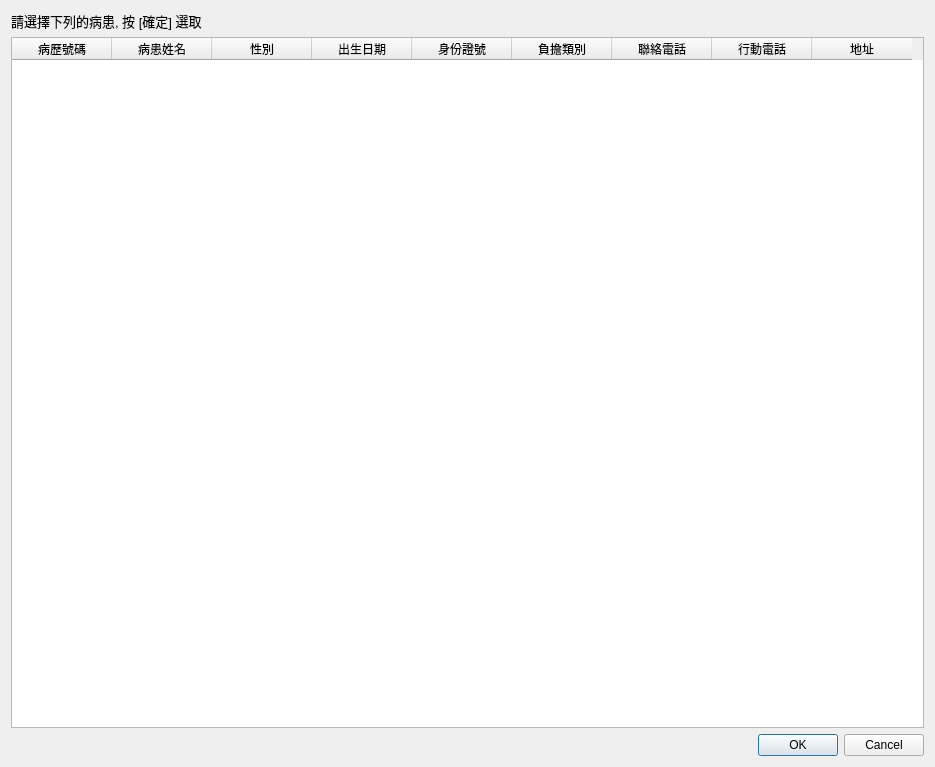
<?xml version="1.0" encoding="UTF-8"?>
<ui version="4.0">
 <class>Dialog_patient</class>
 <widget class="QDialog" name="Dialog_patient">
  <property name="geometry">
   <rect>
    <x>0</x>
    <y>0</y>
    <width>935</width>
    <height>767</height>
   </rect>
  </property>
  <property name="windowTitle">
   <string>病患選擇</string>
  </property>
  <layout class="QVBoxLayout" name="verticalLayout">
   <item>
    <widget class="QLabel" name="label">
     <property name="font">
      <font>
       <pointsize>10</pointsize>
       <weight>50</weight>
       <bold>false</bold>
      </font>
     </property>
     <property name="text">
      <string>請選擇下列的病患, 按 [確定] 選取</string>
     </property>
    </widget>
   </item>
   <item>
    <widget class="QTableWidget" name="tableWidget_patient_list">
     <property name="selectionMode">
      <enum>QAbstractItemView::SingleSelection</enum>
     </property>
     <property name="selectionBehavior">
      <enum>QAbstractItemView::SelectRows</enum>
     </property>
     <column>
      <property name="text">
       <string>病歷號碼</string>
      </property>
     </column>
     <column>
      <property name="text">
       <string>病患姓名</string>
      </property>
     </column>
     <column>
      <property name="text">
       <string>性別</string>
      </property>
     </column>
     <column>
      <property name="text">
       <string>出生日期</string>
      </property>
     </column>
     <column>
      <property name="text">
       <string>身份證號</string>
      </property>
     </column>
     <column>
      <property name="text">
       <string>負擔類別</string>
      </property>
     </column>
     <column>
      <property name="text">
       <string>聯絡電話</string>
      </property>
     </column>
     <column>
      <property name="text">
       <string>行動電話</string>
      </property>
     </column>
     <column>
      <property name="text">
       <string>地址</string>
      </property>
     </column>
    </widget>
   </item>
   <item>
    <widget class="QDialogButtonBox" name="buttonBox">
     <property name="orientation">
      <enum>Qt::Horizontal</enum>
     </property>
     <property name="standardButtons">
      <set>QDialogButtonBox::Cancel|QDialogButtonBox::Ok</set>
     </property>
    </widget>
   </item>
  </layout>
 </widget>
 <resources/>
 <connections>
  <connection>
   <sender>buttonBox</sender>
   <signal>accepted()</signal>
   <receiver>Dialog_patient</receiver>
   <slot>accept()</slot>
   <hints>
    <hint type="sourcelabel">
     <x>248</x>
     <y>254</y>
    </hint>
    <hint type="destinationlabel">
     <x>157</x>
     <y>274</y>
    </hint>
   </hints>
  </connection>
  <connection>
   <sender>buttonBox</sender>
   <signal>rejected()</signal>
   <receiver>Dialog_patient</receiver>
   <slot>reject()</slot>
   <hints>
    <hint type="sourcelabel">
     <x>316</x>
     <y>260</y>
    </hint>
    <hint type="destinationlabel">
     <x>286</x>
     <y>274</y>
    </hint>
   </hints>
  </connection>
 </connections>
</ui>
